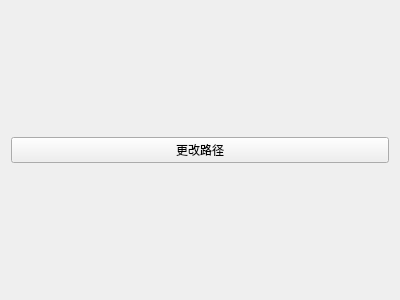
<?xml version="1.0" encoding="UTF-8"?>
<ui version="4.0">
 <class>Form</class>
 <widget class="QWidget" name="Form">
  <property name="geometry">
   <rect>
    <x>0</x>
    <y>0</y>
    <width>400</width>
    <height>300</height>
   </rect>
  </property>
  <property name="windowTitle">
   <string>Form</string>
  </property>
  <layout class="QHBoxLayout" name="horizontalLayout">
   <item>
    <widget class="QPushButton" name="pushButton">
     <property name="text">
      <string>更改路径</string>
     </property>
    </widget>
   </item>
  </layout>
 </widget>
 <resources/>
 <connections/>
</ui>
